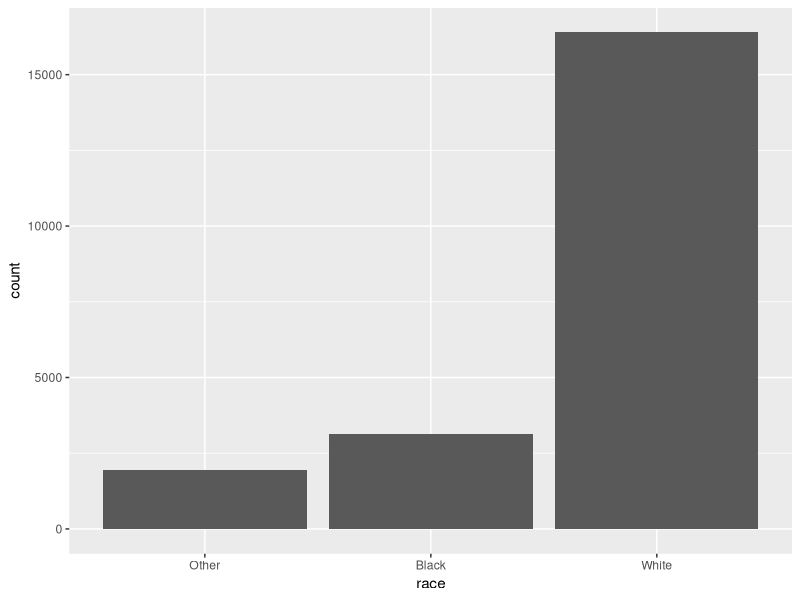
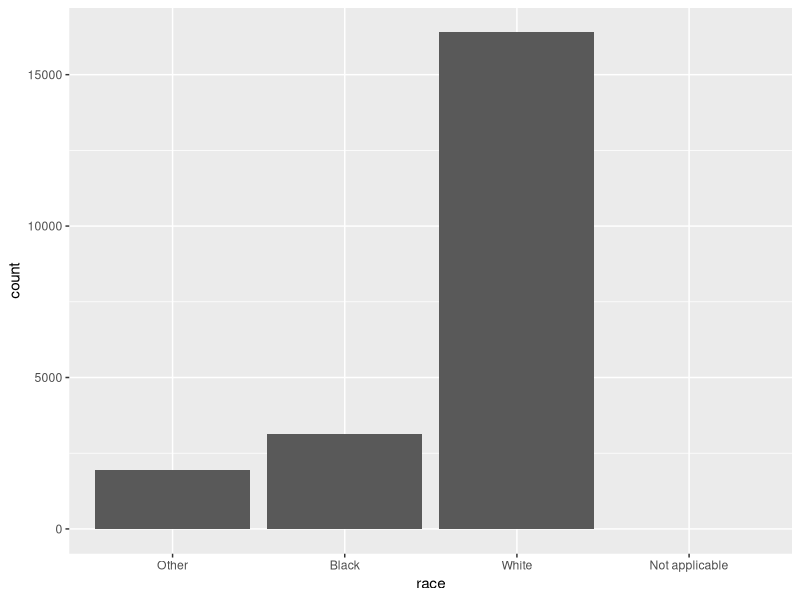
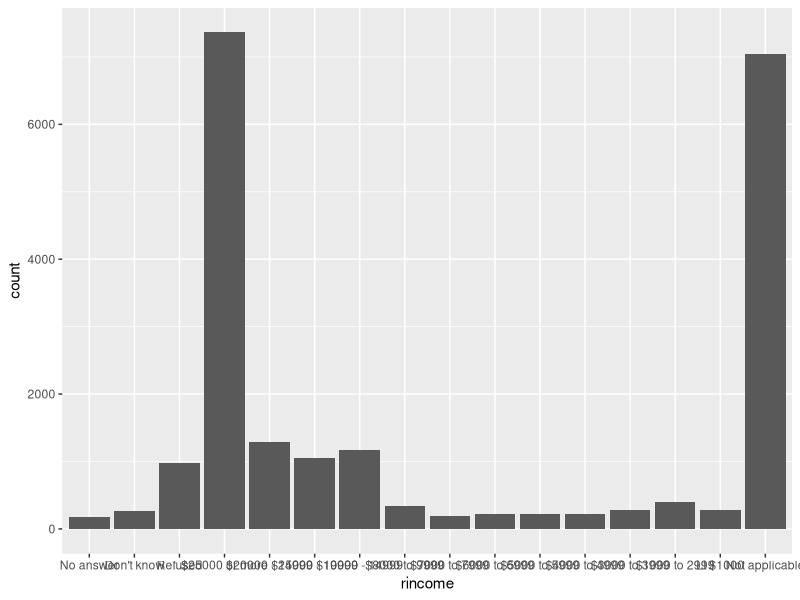
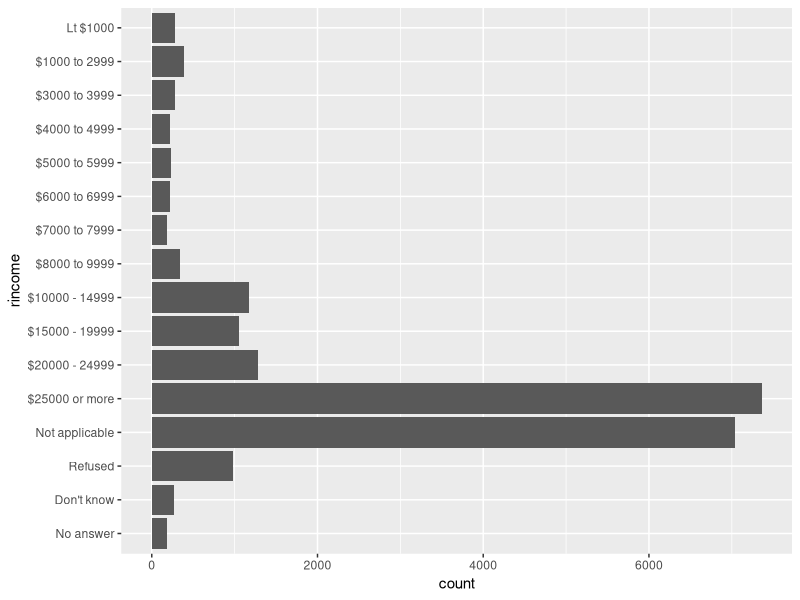

Reproduce these figures in R, in order.
### FACTORS with forcats

#factors are used to work with categorical variables
#useful when you want to display character vectors in a non-alphabetical order

#historically, factors were much easier to work with than characters

#good websites:

## https://simplystatistics.org/posts/2015-07-24-stringsasfactors-an-unauthorized-biography/
## https://notstatschat.tumblr.com/post/124987394001/stringsasfactors-sigh


library(tidyverse)
library(forcats)

x1 <- c("Dec", "Apr", "Jan", "Mar")

x2 <- c("Dec", "Apr", "Jam", "Mar")

sort(x1)

#we can fix this with a factor

month_levels <- c(
  "Jan", "Feb", "Mar", "Apr", "May", "Jun", 
  "Jul", "Aug", "Sep", "Oct", "Nov", "Dec"
)

#now we can create a factor
y1 <- factor(x1, levels = month_levels)
y1
sort(y1)

y2 <- factor(x2, levels = month_levels)
y2
#with an error:

y2 <- parse_factor(x2, levels = month_levels)
y2
factor(x1)

f1 <- factor(x1, levels = unique(x1))
f1

f2 <- x1 %>% factor() %>% fct_inorder()
f2

levels(f2)


#General Social Survey

#gss cat - is a sample of data from the General Social Survey, a long running US survey conducted by the independent research organization NORC at the University of Chicago

gss_cat

gss_cat %>% 
  count(race)

ggplot(gss_cat, aes(race)) +
  geom_bar()

ggplot(gss_cat, aes(race)) +
  geom_bar() +
  scale_x_discrete(drop = FALSE)

#Exercises:

#1. Explore the distribution of rincome (reported income). What makes the default bar chart hard to understand? How could you improve the plot?

#Answer:

gss_cat %>% 
  ggplot(aes(rincome)) +
  geom_bar()

gss_cat %>% 
  mutate(rincome = fct_relevel(rincome, c("No answer", "Don't know", "Refused", "Not applicable"))) %>% 
  ggplot(aes(rincome)) +
  geom_bar() +
  coord_flip()
